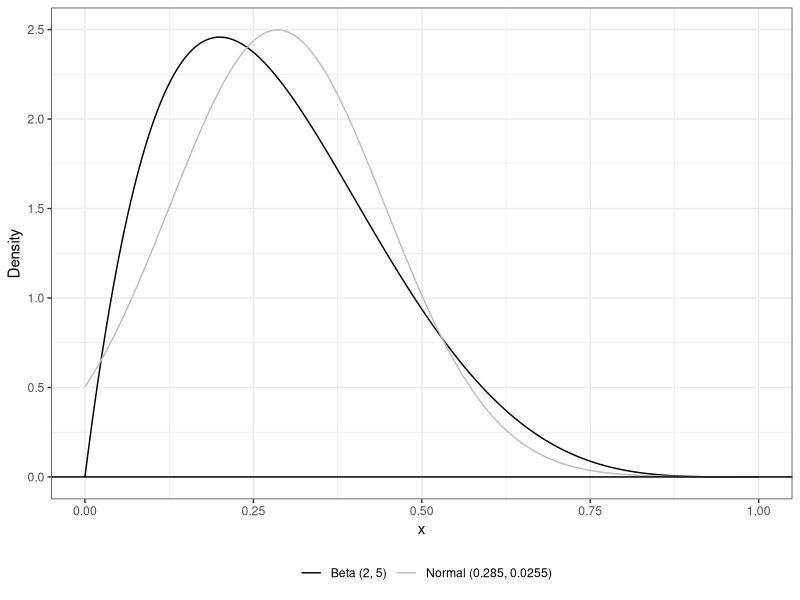
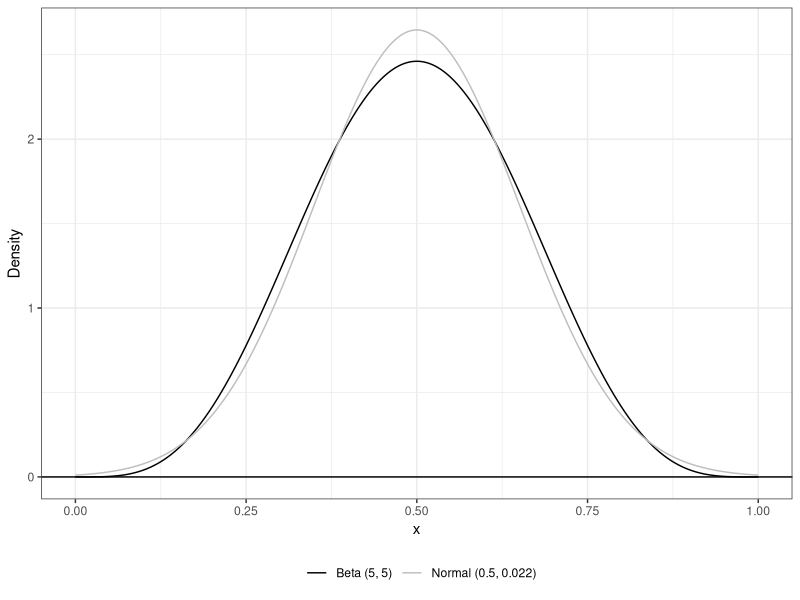
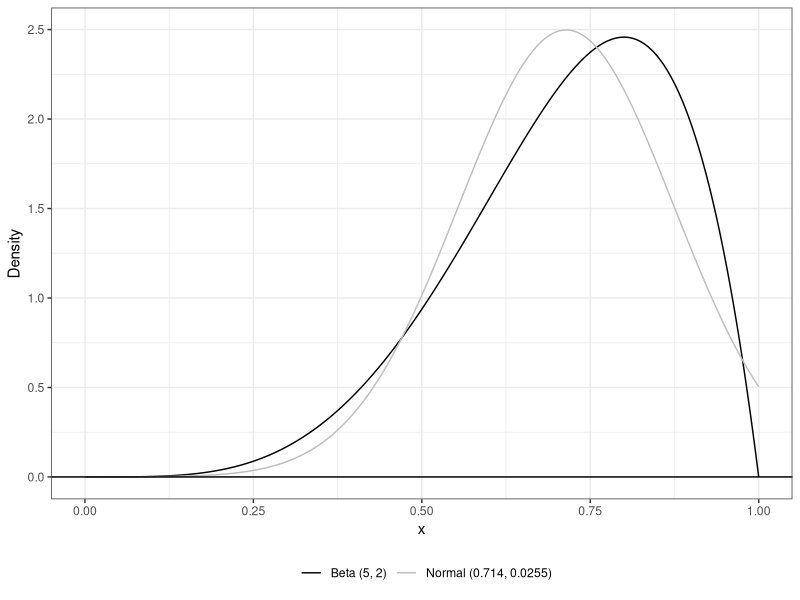
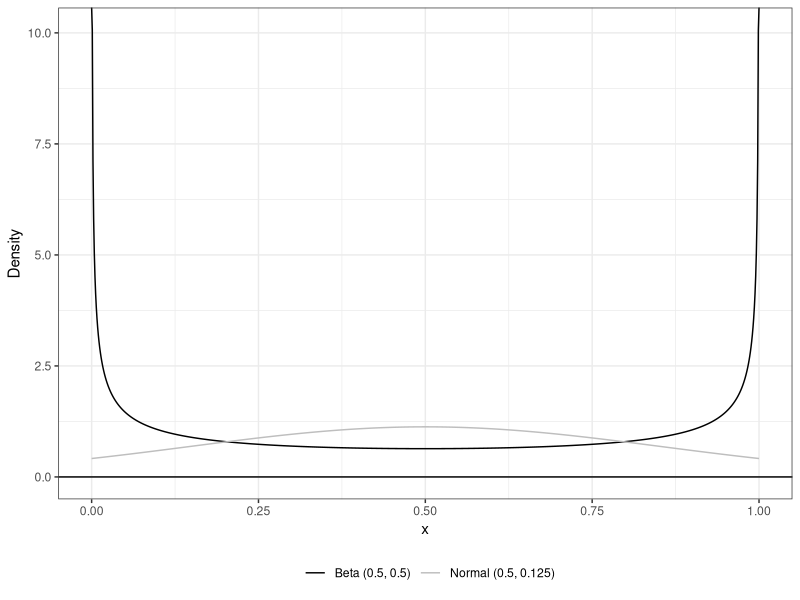

Here is the R script that generated these plots, in order:
############################
# LAB 07
############################
# load libraries
library(tidyverse)
############################
# task one: describe population distribution

# functions to calculate mean, variance, skewness and kurtosis
compute <- function(alpha, beta){
  mean <- alpha / (alpha + beta)
  variance <- (alpha*beta)/(((alpha+beta)^2)*(alpha+beta+1))
  skewness <- (2*(beta-alpha)*sqrt(alpha+beta+1))/((alpha+beta+2)*sqrt(alpha*beta))
  kurtosis <- (6*((alpha-beta)^2*(alpha+beta+1)-alpha*beta*(alpha+beta+2)))/(alpha*beta*(alpha+beta+2)*(alpha+beta+3))
  
  rowtoAdd <- c(alpha, beta, mean, variance, skewness, kurtosis)
  names(rowtoAdd) <- c("alpha", "beta", "mean", "variance", "skewness", "kurtosis")
  return(rowtoAdd)
}

# distributions
main.df <- tibble(
  alpha = numeric(), beta = numeric(), mean = numeric(),
  variance = numeric(), skewness = numeric(), kurtosis = numeric()
)
# Beta (alpha = 2, beta = 5)
caseOne <- compute(2,5)
main.df <- bind_rows(main.df, caseOne)
# Beta (alpha = 5, beta = 5)
caseTwo <- compute(5, 5)
main.df <- bind_rows(main.df, caseTwo)
# Beta (alpha = 5, beta = 2)
caseThree <- compute(5, 2)
main.df <- bind_rows(main.df, caseThree)
# Beta (alpha = 0.5, beta = 0.5)
caseFour <- compute(0.5, 0.5)
main.df <- bind_rows(main.df, caseFour)

#########
# plots
# beta(2,5)
alpha <- 2
beta <- 5
beta2_5 <- tibble(x = seq(0, 1, length.out=1000))|>   # generate a grid of points
  mutate(beta.pdf = dbeta(x, alpha, beta),                      # compute the beta PDF
         norm.pdf = dnorm(x,                                    # Gaussian distribution with
                          mean = alpha/(alpha+beta),            # same mean and variance
                          sd = sqrt((alpha*beta)/((alpha+beta)^2*(alpha+beta+1)))))

figure1 <- ggplot(data= beta2_5) +                                              # specify data
  geom_line(aes(x=x, y=beta.pdf, color="Beta (2, 5)")) +                 # plot beta dist
  geom_line(aes(x=x, y=norm.pdf, color= "Normal (0.285, 0.0255)")) +  # plot guassian dist
geom_hline(yintercept = 0)+                                            # plot x axis
  theme_bw()+                                                          # change theme
  xlab("x")+                                                           # label x axis
  ylab("Density")+                                                     # label y axis
  scale_color_manual("", values = c("black", "grey"))+                 # change colors
  theme(legend.position = "bottom") 


# beta(5,5)
alpha <- 5
beta <- 5
beta5_5 <- tibble(x = seq(0, 1, length.out=1000))|>   # generate a grid of points
  mutate(beta.pdf = dbeta(x, alpha, beta),                      # compute the beta PDF
         norm.pdf = dnorm(x,                                    # Gaussian distribution with
                          mean = alpha/(alpha+beta),            # same mean and variance
                          sd = sqrt((alpha*beta)/((alpha+beta)^2*(alpha+beta+1)))))

figure2 <- ggplot(data= beta5_5) +                                              # specify data
  geom_line(aes(x=x, y=beta.pdf, color="Beta (5, 5)")) +                 # plot beta dist
  geom_line(aes(x=x, y=norm.pdf, color= "Normal (0.5, 0.022)")) +  # plot guassian dist
  geom_hline(yintercept = 0)+                                            # plot x axis
  theme_bw()+                                                          # change theme
  xlab("x")+                                                           # label x axis
  ylab("Density")+                                                     # label y axis
  scale_color_manual("", values = c("black", "grey"))+                 # change colors
  theme(legend.position = "bottom") 


# beta(5, 2)
alpha <- 5
beta <- 2
beta5_2 <- tibble(x = seq(0, 1, length.out=1000))|>   # generate a grid of points
  mutate(beta.pdf = dbeta(x, alpha, beta),                      # compute the beta PDF
         norm.pdf = dnorm(x,                                    # Gaussian distribution with
                          mean = alpha/(alpha+beta),            # same mean and variance
                          sd = sqrt((alpha*beta)/((alpha+beta)^2*(alpha+beta+1)))))

figure3 <- ggplot(data= beta5_2) +                                              # specify data
  geom_line(aes(x=x, y=beta.pdf, color="Beta (5, 2)")) +                 # plot beta dist
  geom_line(aes(x=x, y=norm.pdf, color= "Normal (0.714, 0.0255)")) +  # plot guassian dist
  geom_hline(yintercept = 0)+                                            # plot x axis
  theme_bw()+                                                          # change theme
  xlab("x")+                                                           # label x axis
  ylab("Density")+                                                     # label y axis
  scale_color_manual("", values = c("black", "grey"))+                 # change colors
  theme(legend.position = "bottom") 


# beta (0.5, 0.5)
alpha <- 0.5
beta <- 0.5
beta0.5_0.5 <- tibble(x = seq(0, 1, length.out=1000))|>   # generate a grid of points
  mutate(beta.pdf = dbeta(x, alpha, beta),                      # compute the beta PDF
         norm.pdf = dnorm(x,                                    # Gaussian distribution with
                          mean = alpha/(alpha+beta),            # same mean and variance
                          sd = sqrt((alpha*beta)/((alpha+beta)^2*(alpha+beta+1)))))

figure4 <- ggplot(data= beta0.5_0.5) +                                              # specify data
  geom_line(aes(x=x, y=beta.pdf, color="Beta (0.5, 0.5)")) +                 # plot beta dist
  geom_line(aes(x=x, y=norm.pdf, color= "Normal (0.5, 0.125)")) +  # plot guassian dist
  geom_hline(yintercept = 0)+                                            # plot x axis
  theme_bw()+                                                          # change theme
  xlab("x")+                                                           # label x axis
  ylab("Density")+                                                     # label y axis
  scale_color_manual("", values = c("black", "grey"))+                 # change colors
  theme(legend.position = "bottom") 


############################
# task two: compute moments
beta.summary <- function(alpha, beta, k, centered){
  if(centered){
    integrand <- function(x) (x)*dbeta(x,alpha,beta)
    mu_x = integrate(integrand, lower = 0, upper = 1)$value
    
    integrand <-  function(x) (x - mu_x)^k * dbeta(x,alpha,beta)
    kth.uncentered = integrate(integrand, lower = 0, upper = 1)
    
  }
  else{
    integrand <- function(x) (x^k)*dbeta(x,alpha,beta)
    kth.centered = integrate(integrand, lower = 0, upper = 1)
  }
}

# beta(2,5) population-level characteristics using beta.summary
mean <- beta.summary(2,5,1,F)$value
variance <- beta.summary(2,5,2,T)$value 
skewness <- (beta.summary(2,5,3,T)$value) / ((beta.summary(2,5,2,T)$value)^(3/2))
kurtosis <- (beta.summary(2,5,4,T)$value) / ((beta.summary(2,5,2,T)$value)^(2)) - 3

